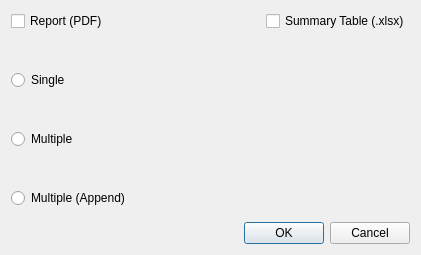
<?xml version="1.0" encoding="UTF-8"?>
<ui version="4.0">
 <class>Dialog</class>
 <widget class="QDialog" name="Dialog">
  <property name="geometry">
   <rect>
    <x>0</x>
    <y>0</y>
    <width>421</width>
    <height>255</height>
   </rect>
  </property>
  <property name="windowTitle">
   <string>Dialog</string>
  </property>
  <layout class="QGridLayout" name="gridLayout">
   <item row="0" column="0" colspan="3">
    <layout class="QHBoxLayout" name="horizontalLayout">
     <item>
      <widget class="QCheckBox" name="checkBox_report">
       <property name="text">
        <string>Report (PDF)</string>
       </property>
      </widget>
     </item>
     <item>
      <spacer name="horizontalSpacer">
       <property name="orientation">
        <enum>Qt::Horizontal</enum>
       </property>
       <property name="sizeHint" stdset="0">
        <size>
         <width>40</width>
         <height>20</height>
        </size>
       </property>
      </spacer>
     </item>
     <item>
      <widget class="QCheckBox" name="checkBox_summary">
       <property name="text">
        <string>Summary Table (.xlsx)</string>
       </property>
      </widget>
     </item>
    </layout>
   </item>
   <item row="2" column="2">
    <widget class="QDialogButtonBox" name="buttonBox">
     <property name="orientation">
      <enum>Qt::Horizontal</enum>
     </property>
     <property name="standardButtons">
      <set>QDialogButtonBox::Cancel|QDialogButtonBox::Ok</set>
     </property>
    </widget>
   </item>
   <item row="1" column="0" rowspan="2" colspan="2">
    <layout class="QVBoxLayout" name="verticalLayout">
     <item>
      <widget class="QRadioButton" name="radio_single">
       <property name="text">
        <string>Single</string>
       </property>
      </widget>
     </item>
     <item>
      <widget class="QRadioButton" name="radio_multiple">
       <property name="text">
        <string>Multiple</string>
       </property>
      </widget>
     </item>
     <item>
      <widget class="QRadioButton" name="radio_append">
       <property name="text">
        <string>Multiple (Append)</string>
       </property>
      </widget>
     </item>
    </layout>
   </item>
   <item row="1" column="2">
    <spacer name="horizontalSpacer_2">
     <property name="orientation">
      <enum>Qt::Horizontal</enum>
     </property>
     <property name="sizeType">
      <enum>QSizePolicy::Preferred</enum>
     </property>
     <property name="sizeHint" stdset="0">
      <size>
       <width>20</width>
       <height>20</height>
      </size>
     </property>
    </spacer>
   </item>
  </layout>
 </widget>
 <resources/>
 <connections>
  <connection>
   <sender>buttonBox</sender>
   <signal>accepted()</signal>
   <receiver>Dialog</receiver>
   <slot>accept()</slot>
   <hints>
    <hint type="sourcelabel">
     <x>248</x>
     <y>254</y>
    </hint>
    <hint type="destinationlabel">
     <x>157</x>
     <y>274</y>
    </hint>
   </hints>
  </connection>
  <connection>
   <sender>buttonBox</sender>
   <signal>rejected()</signal>
   <receiver>Dialog</receiver>
   <slot>reject()</slot>
   <hints>
    <hint type="sourcelabel">
     <x>316</x>
     <y>260</y>
    </hint>
    <hint type="destinationlabel">
     <x>286</x>
     <y>274</y>
    </hint>
   </hints>
  </connection>
 </connections>
</ui>
